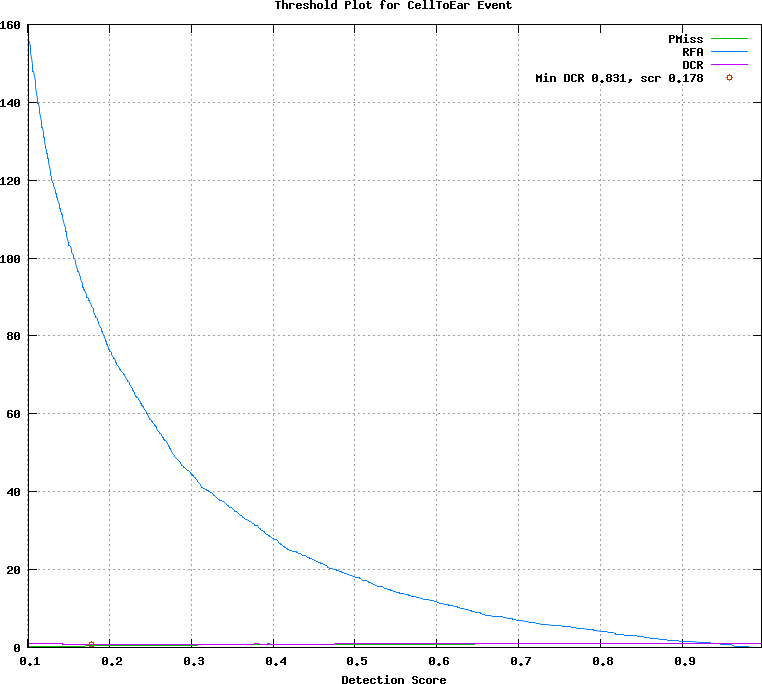

Source code (gnuplot):
## GNUPLOT command file
set terminal postscript color
set style data lines
set title 'Threshold Plot for CellToEar Event'
set xlabel 'Detection Score'
set grid
set size ratio 0.85
plot [0.101000:0.997000]  \
  'output/.det.CellToEar_Event.dat.1' using 1:4 title 'PMiss' with lines lt 2, \
  'output/.det.CellToEar_Event.dat.1' using 1:5 title 'RFA' with lines lt 3, \
  'output/.det.CellToEar_Event.dat.1' using 1:6 title 'DCR' with lines lt 4, \
  'output/.det.CellToEar_Event.dat.2' using 1:2 title 'Min DCR 0.831, scr 0.178' with points lt 6
